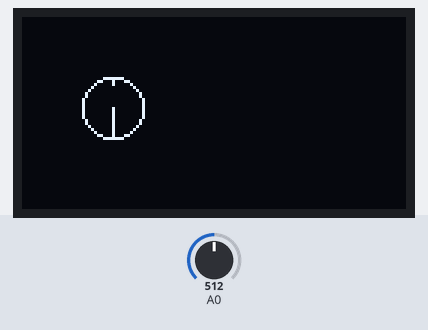
Simulated run of this sketch. Board: Arduino Uno, built with avr-gcc and run on an emulated ATmega328P. Parts: 128×64 one-colour display. Inputs (shaded band) come from the test bench; at power-on: A0 = 512.

Above: at 1.2 s.
1.3 s: A0 set to 716
At 2.1 s:
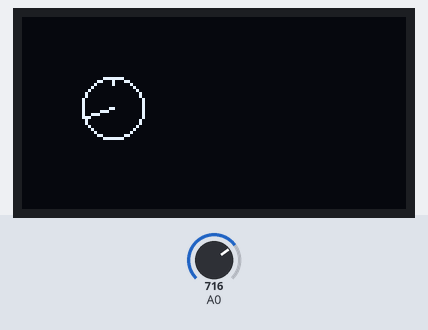
2.9 s: A0 set to 900
At 3.8 s:
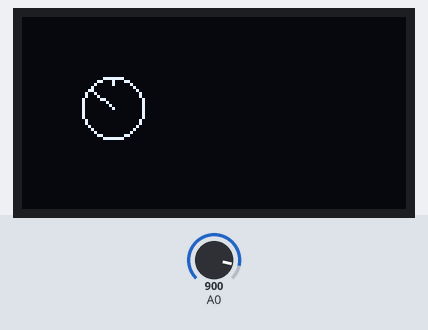
4.4 s: A0 set to 1023
At 5.2 s:
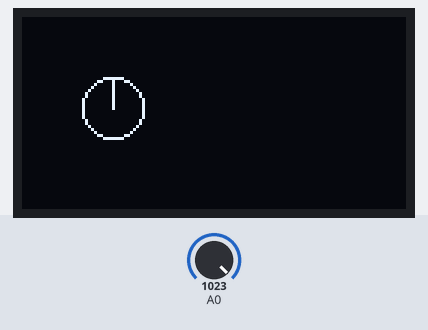
Timing chart, 0 to 7.4 s (numbered marks = the images above; inputs shaded):
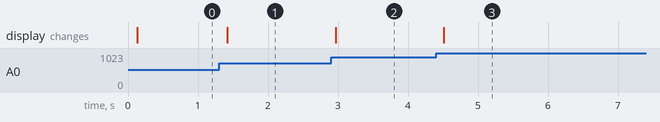

The sketch:

Gauge_Class.ino
```cpp
#include "Gauge.h"

#include <Wire.h>
#include <Adafruit_GFX.h>
#include <Adafruit_SSD1306.h>

#define SCREEN_WIDTH 128
#define SCREEN_HEIGHT 64
#define OLED_RESET     2
#define SCREEN_ADDRESS 0x3C
Adafruit_SSD1306 display(SCREEN_WIDTH, SCREEN_HEIGHT, &Wire, OLED_RESET);

#define RAGGIO 10
int xc = 30;
int yc = 30;
Gauge meter(xc, yc, RAGGIO);

unsigned long t1;

void setup() {
  Serial.begin(9600);
  if(!display.begin(SSD1306_SWITCHCAPVCC, SCREEN_ADDRESS)) {
    Serial.println(F("SSD1306 allocation failed"));
    for(;;); // Don't proceed, loop forever
  }

  display.setTextSize(1);      // Normal 1:1 pixel scale
  display.setTextColor(SSD1306_WHITE); // Draw white text
  display.cp437(true);         // Use full 256 char 'Code Page 437' font
  display.clearDisplay();

  meter.setDisplay(&display);
}

void loop() {
  if ((millis() - t1) > 100) {
    int v = analogRead(A0);
    int perc = map(v, 0, 1023, 0, 100);

    meter.setValue(perc);

    t1 = millis();
  }
}
```

Gauge.cpp
```cpp
#include "Gauge.h"

Gauge::Gauge(int x, int y, int r){
  this->xc = x;
  this->yc = y;
  this->raggio = (float)r;
}

void Gauge::setValue(int p){
  float a = (2.0 * PI * (float)p) / 100.0;
  a = a - (PI/2.0);
  int xp = this->xc + (int)(cos(a) * this->raggio);
  int yp = this->yc + (int)(sin(a) * this->raggio);

  this->display->clearDisplay();
  this->display->drawCircle(this->xc,this->yc, this->raggio, SSD1306_WHITE);
  this->display->drawLine(this->xc,this->yc, xp,yp, SSD1306_WHITE); //lancetta
  this->display->drawLine(this->xc,this->yc - this->raggio,
    this->xc,this->yc - (this->raggio - this->raggio/5), SSD1306_WHITE); //tacca
  this->display->display();
}

void Gauge::setDisplay(Adafruit_SSD1306 *display){
  this->display = display;
}
```

Gauge.h
```cpp
#ifndef _GAUGE_H_
#define _GAUGE_H_

#include <Arduino.h>
#include <Wire.h>
#include <Adafruit_GFX.h>
#include <Adafruit_SSD1306.h>

class Gauge {

  private:
    int xc;
    int yc;
    float raggio;

    Adafruit_SSD1306 *display;

  public:
    Gauge(int x, int y, int r);
    void setValue(int p);
    void setDisplay(Adafruit_SSD1306 *display);
};

#endif
```

Measured:
- after the input at 1.3 s, the display: changes after 0.12 s (image 1)
- after the input at 2.9 s, the display: changes after 0.07 s (image 2)
- after the input at 4.4 s, the display: changes after 0.11 s (image 3)
